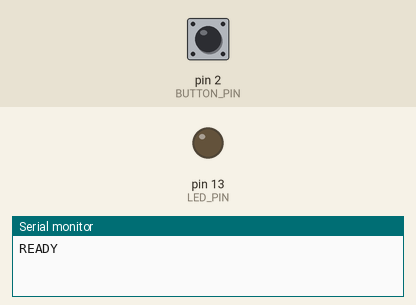
Simulated run of this sketch. Board: Arduino Uno, built with avr-gcc and run on an emulated ATmega328P. On the bench: output pins drawn as LEDs (lit = HIGH), the last lines printed to the serial monitor. Dashed ring = blinking. The inputs (shaded band) are chosen by the test bench; at power-on: pin 2 (BUTTON_PIN) HIGH.

Above: at 1.2 s.
1.3 s: pin 2 (BUTTON_PIN) pulled LOW for 0.15 s
At 1.37 s:
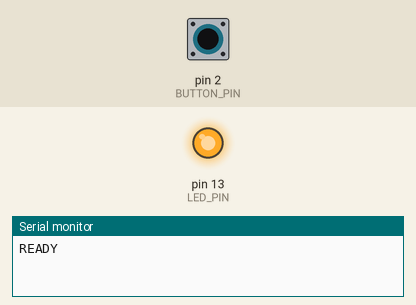
2.9 s: pin 2 (BUTTON_PIN) pulled LOW for 3.2 s
At 7.3 s:
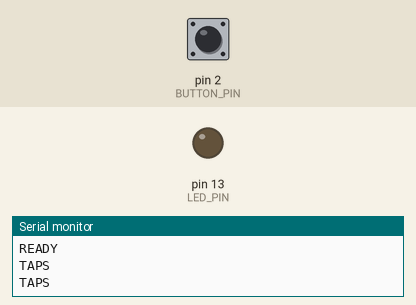
7.6 s: pin 2 (BUTTON_PIN) pulsed LOW 2 times (0.12 s each, 0.3 s apart)
At 7.66 s:
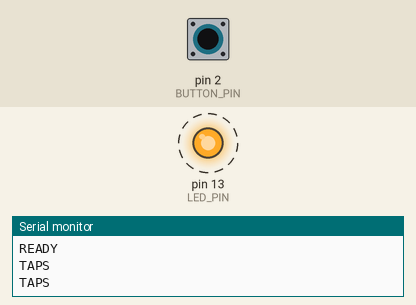
10.9 s: pin 2 (BUTTON_PIN) pulsed LOW 5 times (0.12 s each, 0.3 s apart)
At 12.9 s:
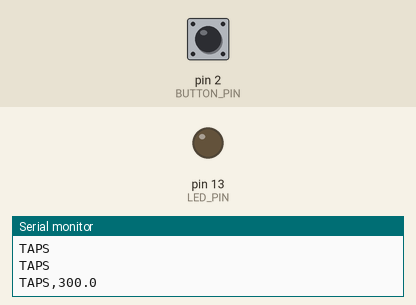
Timing chart, 0 to 14.4 s (numbered marks = the images above; inputs shaded):
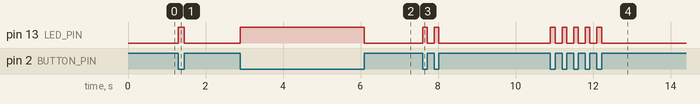

Measured:
- after the input at 1.3 s, pin 13 (LED_PIN): LOW → HIGH at once, → LOW 0.15 s later
- after the input at 2.9 s, pin 13 (LED_PIN): LOW → HIGH at once, → LOW 3.2 s later
- after the input at 7.6 s, pin 13 (LED_PIN): alternates HIGH for 0.12 s and LOW for 0.18 s, 4 changes in all, then stays LOW, starting at once
- after the input at 10.9 s, pin 13 (LED_PIN): alternates HIGH for 0.12 s and LOW for 0.18 s, 10 changes in all, then stays LOW, starting at once

The sketch:

tap_recorder.ino
```cpp
// Tap-rhythm recorder (CS109 final project)
//
// Wiring: a push button between pin 2 and GND (no resistor needed,
// the internal pull-up is used). The onboard LED lights while pressed.
//
// Each attempt is a burst of taps. When no tap arrives for TIMEOUT_MS,
// the attempt ends and one line is sent over serial:
//     TAPS,<gap1_ms>,<gap2_ms>,...
// where each gap is the time between consecutive presses, in milliseconds.

const int BUTTON_PIN = 2;
const int LED_PIN = LED_BUILTIN;
const unsigned long DEBOUNCE_US = 25000;  // ignore bounces shorter than 25 ms
const unsigned long TIMEOUT_MS = 1500;    // silence that ends an attempt
const int MAX_TAPS = 32;

unsigned long tapTimes[MAX_TAPS];
int nTaps = 0;
int lastState = HIGH;
unsigned long lastChangeUs = 0;

void setup() {
  pinMode(BUTTON_PIN, INPUT_PULLUP);
  pinMode(LED_PIN, OUTPUT);
  Serial.begin(115200);
  Serial.println("READY");
}

void loop() {
  int state = digitalRead(BUTTON_PIN);
  unsigned long nowUs = micros();

  // Debounced edge detection
  if (state != lastState && (nowUs - lastChangeUs) > DEBOUNCE_US) {
    lastChangeUs = nowUs;
    lastState = state;
    if (state == LOW) {                 // button pressed
      if (nTaps < MAX_TAPS) tapTimes[nTaps++] = nowUs;
      digitalWrite(LED_PIN, HIGH);
    } else {
      digitalWrite(LED_PIN, LOW);
    }
  }

  // End of attempt: report the gaps between taps
  if (nTaps > 0 && (micros() - tapTimes[nTaps - 1]) / 1000UL > TIMEOUT_MS) {
    Serial.print("TAPS");
    for (int i = 1; i < nTaps; i++) {
      Serial.print(',');
      Serial.print((tapTimes[i] - tapTimes[i - 1]) / 1000.0, 1);
    }
    Serial.println();
    nTaps = 0;
  }
}
```
